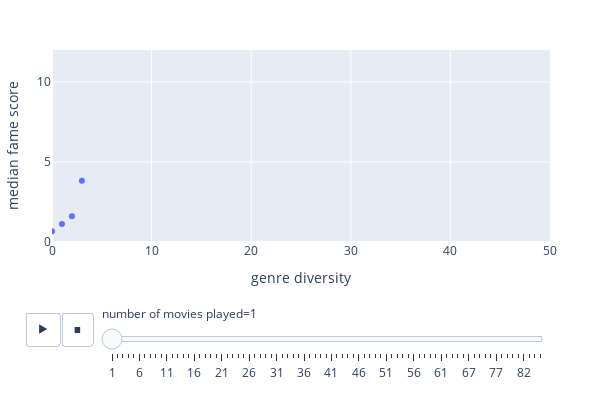

Source (notebook cell):
### Code cell
fig = px.scatter(x=actor_mean_n['genre_diversity'], 
                 y=actor_mean_n['fameScore']['median'], 
                 animation_frame=actor_mean_n['movie_diversity'],
                 range_x=[0,50], range_y=[0,12],
                 #  error_y=mean_fame_diversity['fameScore']['std'],
                 labels={'y': 'Mean Value', 'animation_frame': 'number of movies played'})


# Reshape the figure by updating layout parameters
fig.update_layout(
    width=600,  # Set the width of the figure
    height=400,  # Set the height of the figure
    title='',  # Update the title
    xaxis_title='genre diversity',  # Update the X-axis label
    yaxis_title='median fame score',  # Update the Y-axis label
    margin=dict(l=50, r=50, b=50, t=50),  # Adjust margins if needed
)

fig.show()

### Figure 1 — Plotly figure (JSON) as saved in the notebook; plotly's stock layout.template omitted (floating-point values rounded to 4 significant figures)
{"data": [{"hovertemplate": "number of movies played=1<br>x=%{x}<br>Mean Value=%{y}<extra></extra>", "legendgroup": "", "marker": {"color": "#636efa", "symbol": "circle"}, "mode": "markers", "name": "", "orientation": "v", "showlegend": false, "type": "scatter", "x": [0, 1, 2, 3], "xaxis": "x", "y": [0.6783, 1.125, 1.606, 3.831], "yaxis": "y"}], "layout": {"height": 400, "legend": {"tracegroupgap": 0}, "margin": {"b": 50, "l": 50, "r": 50, "t": 50}, "sliders": [{"active": 0, "currentvalue": {"prefix": "number of movies played="}, "len": 0.9, "pad": {"b": 10, "t": 60}, "steps": [{"args": [["1"], {"frame": {"duration": 0, "redraw": false}, "fromcurrent": true, "mode": "immediate", "transition": {"duration": 0, "easing": "linear"}}], "label": "1", "method": "animate"}, {"args": [["2"], {"frame": {"duration": 0, "redraw": false}, "fromcurrent": true, "mode": "immediate", "transition": {"duration": 0, "easing": "linear"}}], "label": "2", "method": "animate"}, {"args": [["3"], {"frame": {"duration": 0, "redraw": false}, "fromcurrent": true, "mode": "immediate", "transition": {"duration": 0, "easing": "linear"}}], "label": "3", "method": "animate"}, {"args": [["4"], {"frame": {"duration": 0, "redraw": false}, "fromcurrent": true, "mode": "immediate", "transition": {"duration": 0, "easing": "linear"}}], "label": "4", "method": "animate"}, {"args": [["5"], {"frame": {"duration": 0, "redraw": false}, "fromcurrent": true, "mode": "immediate", "transition": {"duration": 0, "easing": "linear"}}], "label": "5", "method": "animate"}, {"args": [["6"], {"frame": {"duration": 0, "redraw": false}, "fromcurrent": true, "mode": "immediate", "transition": {"duration": 0, "easing": "linear"}}], "label": "6", "method": "animate"}, {"args": [["7"], {"frame": {"duration": 0, "redraw": false}, "fromcurrent": true, "mode": "immediate", "transition": {"duration": 0, "easing": "linear"}}], "label": "7", "method": "animate"}, {"args": [["8"], {"frame": {"duration": 0, "redraw": false}, "fromcurrent": true, "mode": "immediate", "transition": {"duration": 0, "easing": "linear"}}], "label": "8", "method": "animate"}, {"args": [["9"], {"frame": {"duration": 0, "redraw": false}, "fromcurrent": true, "mode": "immediate", "transition": {"duration": 0, "easing": "linear"}}], "label": "9", "method": "animate"}, {"args": [["10"], {"frame": {"duration": 0, "redraw": false}, "fromcurrent": true, "mode": "immediate", "transition": {"duration": 0, "easing": "linear"}}], "label": "10", "method": "animate"}, {"args": [["11"], {"frame": {"duration": 0, "redraw": false}, "fromcurrent": true, "mode": "immediate", "transition": {"duration": 0, "easing": "linear"}}], "label": "11", "method": "animate"}, {"args": [["12"], {"frame": {"duration": 0, "redraw": false}, "fromcurrent": true, "mode": "immediate", "transition": {"duration": 0, "easing": "linear"}}], "label": "12", "method": "animate"}, {"args": [["13"], {"frame": {"duration": 0, "redraw": false}, "fromcurrent": true, "mode": "immediate", "transition": {"duration": 0, "easing": "linear"}}], "label": "13", "method": "animate"}, {"args": [["14"], {"frame": {"duration": 0, "redraw": false}, "fromcurrent": true, "mode": "immediate", "transition": {"duration": 0, "easing": "linear"}}], "label": "14", "method": "animate"}, {"args": [["15"], {"frame": {"duration": 0, "redraw": false}, "fromcurrent": true, "mode": "immediate", "transition": {"duration": 0, "easing": "linear"}}], "label": "15", "method": "animate"}, {"args": [["16"], {"frame": {"duration": 0, "redraw": false}, "fromcurrent": true, "mode": "immediate", "transition": {"duration": 0, "easing": "linear"}}], "label": "16", "method": "animate"}, {"args": [["17"], {"frame": {"duration": 0, "redraw": false}, "fromcurrent": true, "mode": "immediate", "transition": {"duration": 0, "easing": "linear"}}], "label": "17", "method": "animate"}, {"args": [["18"], {"frame": {"duration": 0, "redraw": false}, "fromcurrent": true, "mode": "immediate", "transition": {"duration": 0, "easing": "linear"}}], "label": "18", "method": "animate"}, {"args": [["19"], {"frame": {"duration": 0, "redraw": false}, "fromcurrent": true, "mode": "immediate", "transition": {"duration": 0, "easing": "linear"}}], "label": "19", "method": "animate"}, {"args": [["20"], {"frame": {"duration": 0, "redraw": false}, "fromcurrent": true, "mode": "immediate", "transition": {"duration": 0, "easing": "linear"}}], "label": "20", "method": "animate"}, {"args": [["21"], {"frame": {"duration": 0, "redraw": false}, "fromcurrent": true, "mode": "immediate", "transition": {"duration": 0, "easing": "linear"}}], "label": "21", "method": "animate"}, {"args": [["22"], {"frame": {"duration": 0, "redraw": false}, "fromcurrent": true, "mode": "immediate", "transition": {"duration": 0, "easing": "linear"}}], "label": "22", "method": "animate"}, {"args": [["23"], {"frame": {"duration": 0, "redraw": false}, "fromcurrent": true, "mode": "immediate", "transition": {"duration": 0, "easing": "linear"}}], "label": "23", "method": "animate"}, {"args": [["24"], {"frame": {"duration": 0, "redraw": false}, "fromcurrent": true, "mode": "immediate", "transition": {"duration": 0, "easing": "linear"}}], "label": "24", "method": "animate"}, {"args": [["25"], {"frame": {"duration": 0, "redraw": false}, "fromcurrent": true, "mode": "immediate", "transition": {"duration": 0, "easing": "linear"}}], "label": "25", "method": "animate"}, {"args": [["26"], {"frame": {"duration": 0, "redraw": false}, "fromcurrent": true, "mode": "immediate", "transition": {"duration": 0, "easing": "linear"}}], "label": "26", "method": "animate"}, {"args": [["27"], {"frame": {"duration": 0, "redraw": false}, "fromcurrent": true, "mode": "immediate", "transition": {"duration": 0, "easing": "linear"}}], "label": "27", "method": "animate"}, {"args": [["28"], {"frame": {"duration": 0, "redraw": false}, "fromcurrent": true, "mode": "immediate", "transition": {"duration": 0, "easing": "linear"}}], "label": "28", "method": "animate"}, {"args": [["29"], {"frame": {"duration": 0, "redraw": false}, "fromcurrent": true, "mode": "immediate", "transition": {"duration": 0, "easing": "linear"}}], "label": "29", "method": "animate"}, {"args": [["30"], {"frame": {"duration": 0, "redraw": false}, "fromcurrent": true, "mode": "immediate", "transition": {"duration": 0, "easing": "linear"}}], "label": "30", "method": "animate"}, {"args": [["31"], {"frame": {"duration": 0, "redraw": false}, "fromcurrent": true, "mode": "immediate", "transition": {"duration": 0, "easing": "linear"}}], "label": "31", "method": "animate"}, {"args": [["32"], {"frame": {"duration": 0, "redraw": false}, "fromcurrent": true, "mode": "immediate", "transition": {"duration": 0, "easing": "linear"}}], "label": "32", "method": "animate"}, {"args": [["33"], {"frame": {"duration": 0, "redraw": false}, "fromcurrent": true, "mode": "immediate", "transition": {"duration": 0, "easing": "linear"}}], "label": "33", "method": "animate"}, {"args": [["34"], {"frame": {"duration": 0, "redraw": false}, "fromcurrent": true, "mode": "immediate", "transition": {"duration": 0, "easing": "linear"}}], "label": "34", "method": "animate"}, {"args": [["35"], {"frame": {"duration": 0, "redraw": false}, "fromcurrent": true, "mode": "immediate", "transition": {"duration": 0, "easing": "linear"}}], "label": "35", "method": "animate"}, {"args": [["36"], {"frame": {"duration": 0, "redraw": false}, "fromcurrent": true, "mode": "immediate", "transition": {"duration": 0, "easing": "linear"}}], "label": "36", "method": "animate"}, {"args": [["37"], {"frame": {"duration": 0, "redraw": false}, "fromcurrent": true, "mode": "immediate", "transition": {"duration": 0, "easing": "linear"}}], "label": "37", "method": "animate"}, {"args": [["38"], {"frame": {"duration": 0, "redraw": false}, "fromcurrent": true, "mode": "immediate", "transition": {"duration": 0, "easing": "linear"}}], "label": "38", "method": "animate"}, {"args": [["39"], {"frame": {"duration": 0, "redraw": false}, "fromcurrent": true, "mode": "immediate", "transition": {"duration": 0, "easing": "linear"}}], "label": "39", "method": "animate"}, {"args": [["40"], {"frame": {"duration": 0, "redraw": false}, "fromcurrent": true, "mode": "immediate", "transition": {"duration": 0, "easing": "linear"}}], "label": "40", "method": "animate"}, {"args": [["41"], {"frame": {"duration": 0, "redraw": false}, "fromcurrent": true, "mode": "immediate", "transition": {"duration": 0, "easing": "linear"}}], "label": "41", "method": "animate"}, {"args": [["42"], {"frame": {"duration": 0, "redraw": false}, "fromcurrent": true, "mode": "immediate", "transition": {"duration": 0, "easing": "linear"}}], "label": "42", "method": "animate"}, {"args": [["43"], {"frame": {"duration": 0, "redraw": false}, "fromcurrent": true, "mode": "immediate", "transition": {"duration": 0, "easing": "linear"}}], "label": "43", "method": "animate"}, {"args": [["44"], {"frame": {"duration": 0, "redraw": false}, "fromcurrent": true, "mode": "immediate", "transition": {"duration": 0, "easing": "linear"}}], "label": "44", "method": "animate"}, {"args": [["45"], {"frame": {"duration": 0, "redraw": false}, "fromcurrent": true, "mode": "immediate", "transition": {"duration": 0, "easing": "linear"}}], "label": "45", "method": "animate"}, {"args": [["46"], {"frame": {"duration": 0, "redraw": false}, "fromcurrent": true, "mode": "immediate", "transition": {"duration": 0, "easing": "linear"}}], "label": "46", "method": "animate"}, {"args": [["47"], {"frame": {"duration": 0, "redraw": false}, "fromcurrent": true, "mode": "immediate", "transition": {"duration": 0, "easing": "linear"}}], "label": "47", "method": "animate"}, {"args": [["48"], {"frame": {"duration": 0, "redraw": false}, "fromcurrent": true, "mode": "immediate", "transition": {"duration": 0, "easing": "linear"}}], "label": "48", "method": "animate"}, {"args": [["49"], {"frame": {"duration": 0, "redraw": false}, "fromcurrent": true, "mode": "immediate", "transition": {"duration": 0, "easing": "linear"}}], "label": "49", "method": "animate"}, {"args": [["50"], {"frame": {"duration": 0, "redraw": false}, "fromcurrent": true, "mode": "immediate", "transition": {"duration": 0, "easing": "linear"}}], "label": "50", "method": "animate"}, {"args": [["51"], {"frame": {"duration": 0, "redraw": false}, "fromcurrent": true, "mode": "immediate", "transition": {"duration": 0, "easing": "linear"}}], "label": "51", "method": "animate"}, {"args": [["52"], {"frame": {"duration": 0, "redraw": false}, "fromcurrent": true, "mode": "immediate", "transition": {"duration": 0, "easing": "linear"}}], "label": "52", "method": "animate"}, {"args": [["53"], {"frame": {"duration": 0, "redraw": false}, "fromcurrent": true, "mode": "immediate", "transition": {"duration": 0, "easing": "linear"}}], "label": "53", "method": "animate"}, {"args": [["54"], {"frame": {"duration": 0, "redraw": false}, "fromcurrent": true, "mode": "immediate", "transition": {"duration": 0, "easing": "linear"}}], "label": "54", "method": "animate"}, {"args": [["55"], {"frame": {"duration": 0, "redraw": false}, "fromcurrent": true, "mode": "immediate", "transition": {"duration": 0, "easing": "linear"}}], "label": "55", "method": "animate"}, {"args": [["56"], {"frame": {"duration": 0, "redraw": false}, "fromcurrent": true, "mode": "immediate", "transition": {"duration": 0, "easing": "linear"}}], "label": "56", "method": "animate"}, {"args": [["57"], {"frame": {"duration": 0, "redraw": false}, "fromcurrent": true, "mode": "immediate", "transition": {"duration": 0, "easing": "linear"}}], "label": "57", "method": "animate"}, {"args": [["58"], {"frame": {"duration": 0, "redraw": false}, "fromcurrent": true, "mode": "immediate", "transition": {"duration": 0, "easing": "linear"}}], "label": "58", "method": "animate"}, {"args": [["59"], {"frame": {"duration": 0, "redraw": false}, "fromcurrent": true, "mode": "immediate", "transition": {"duration": 0, "easing": "linear"}}], "label": "59", "method": "animate"}, {"args": [["60"], {"frame": {"duration": 0, "redraw": false}, "fromcurrent": true, "mode": "immediate", "transition": {"duration": 0, "easing": "linear"}}], "label": "60", "method": "animate"}, {"args": [["61"], {"frame": {"duration": 0, "redraw": false}, "fromcurrent": true, "mode": "immediate", "transition": {"duration": 0, "easing": "linear"}}], "label": "61", "method": "animate"}, {"args": [["62"], {"frame": {"duration": 0, "redraw": false}, "fromcurrent": true, "mode": "immediate", "transition": {"duration": 0, "easing": "linear"}}], "label": "62", "method": "animate"}, {"args": [["63"], {"frame": {"duration": 0, "redraw": false}, "fromcurrent": true, "mode": "immediate", "transition": {"duration": 0, "easing": "linear"}}], "label": "63", "method": "animate"}, {"args": [["64"], {"frame": {"duration": 0, "redraw": false}, "fromcurrent": true, "mode": "immediate", "transition": {"duration": 0, "easing": "linear"}}], "label": "64", "method": "animate"}, {"args": [["66"], {"frame": {"duration": 0, "redraw": false}, "fromcurrent": true, "mode": "immediate", "transition": {"duration": 0, "easing": "linear"}}], "label": "66", "method": "animate"}, {"args": [["67"], {"frame": {"duration": 0, "redraw": false}, "fromcurrent": true, "mode": "immediate", "transition": {"duration": 0, "easing": "linear"}}], "label": "67", "method": "animate"}, {"args": [["68"], {"frame": {"duration": 0, "redraw": false}, "fromcurrent": true, "mode": "immediate", "transition": {"duration": 0, "easing": "linear"}}], "label": "68", "method": "animate"}, {"args": [["69"], {"frame": {"duration": 0, "redraw": false}, "fromcurrent": true, "mode": "immediate", "transition": {"duration": 0, "easing": "linear"}}], "label": "69", "method": "animate"}, {"args": [["70"], {"frame": {"duration": 0, "redraw": false}, "fromcurrent": true, "mode": "immediate", "transition": {"duration": 0, "easing": "linear"}}], "label": "70", "method": "animate"}, {"args": [["76"], {"frame": {"duration": 0, "redraw": false}, "fromcurrent": true, "mode": "immediate", "transition": {"duration": 0, "easing": "linear"}}], "label": "76", "method": "animate"}, {"args": [["77"], {"frame": {"duration": 0, "redraw": false}, "fromcurrent": true, "mode": "immediate", "transition": {"duration": 0, "easing": "linear"}}], "label": "77", "method": "animate"}, {"args": [["78"], {"frame": {"duration": 0, "redraw": false}, "fromcurrent": true, "mode": "immediate", "transition": {"duration": 0, "easing": "linear"}}], "label": "78", "method": "animate"}, {"args": [["79"], {"frame": {"duration": 0, "redraw": false}, "fromcurrent": true, "mode": "immediate", "transition": {"duration": 0, "easing": "linear"}}], "label": "79", "method": "animate"}, {"args": [["80"], {"frame": {"duration": 0, "redraw": false}, "fromcurrent": true, "mode": "immediate", "transition": {"duration": 0, "easing": "linear"}}], "label": "80", "method": "animate"}, {"args": [["81"], {"frame": {"duration": 0, "redraw": false}, "fromcurrent": true, "mode": "immediate", "transition": {"duration": 0, "easing": "linear"}}], "label": "81", "method": "animate"}, {"args": [["82"], {"frame": {"duration": 0, "redraw": false}, "fromcurrent": true, "mode": "immediate", "transition": {"duration": 0, "easing": "linear"}}], "label": "82", "method": "animate"}, {"args": [["83"], {"frame": {"duration": 0, "redraw": false}, "fromcurrent": true, "mode": "immediate", "transition": {"duration": 0, "easing": "linear"}}], "label": "83", "method": "animate"}, {"args": [["84"], {"frame": {"duration": 0, "redraw": false}, "fromcurrent": true, "mode": "immediate", "transition": {"duration": 0, "easing": "linear"}}], "label": "84", "method": "animate"}, {"args": [["85"], {"frame": {"duration": 0, "redraw": false}, "fromcurrent": true, "mode": "immediate", "transition": {"duration": 0, "easing": "linear"}}], "label": "85", "method": "animate"}], "x": 0.1, "xanchor": "left", "y": 0, "yanchor": "top"}], "title": {"text": ""}, "updatemenus": [{"buttons": [{"args": [null, {"frame": {"duration": 500, "redraw": false}, "fromcurrent": true, "mode": "immediate", "transition": {"duration": 500, "easing": "linear"}}], "label": "&#9654;", "method": "animate"}, {"args": [[null], {"frame": {"duration": 0, "redraw": false}, "fromcurrent": true, "mode": "immediate", "transition": {"duration": 0, "easing": "linear"}}], "label": "&#9724;", "method": "animate"}], "direction": "left", "pad": {"r": 10, "t": 70}, "showactive": false, "type": "buttons", "x": 0.1, "xanchor": "right", "y": 0, "yanchor": "top"}], "width": 600, "xaxis": {"anchor": "y", "domain": [0, 1], "range": [0, 50], "title": {"text": "genre diversity"}}, "yaxis": {"anchor": "x", "domain": [0, 1], "range": [0, 12], "title": {"text": "median fame score"}}}}
